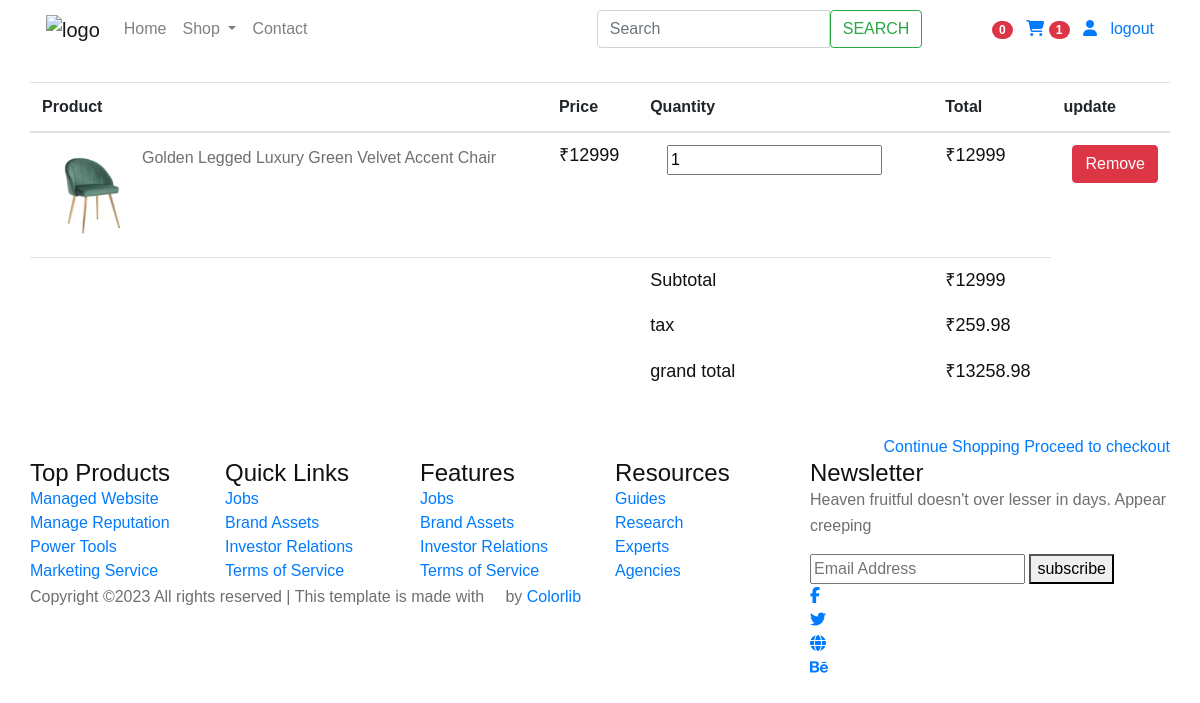
Screenshot of /cart/ (signed in) with the database file from the repository.
### cart/models.py (models this page shows)
class CartItem(models.Model):
  user = models.ForeignKey(Account, on_delete=models.CASCADE, null=True)
  product =models.ForeignKey(Product, on_delete=models.CASCADE)
  cart = models.ForeignKey(Cart, on_delete=models.CASCADE, null=True)
  variations = models.ManyToManyField(Variation, blank=True)
  quantity = models.IntegerField()
  is_active= models.BooleanField(default=True)
  price = models.IntegerField(default=1)
  def sub_total(self):
    return self.product.price * self.quantity

### store/models.py (models this page shows, shortened)
class Product(models.Model):
    product_name = models.CharField(max_length=200,unique=True)
    slug         = models.SlugField(max_length=200,unique=True)
    description  =models.TextField(max_length=500, blank=True)
    price        =models.IntegerField()
    images       =models.ImageField(upload_to='photos/products')
    stock        =models.IntegerField()
    is_available =models.BooleanField(default=True)
    category     =models.ForeignKey(Category, on_delete=models.CASCADE)
    created_date =models.DateTimeField(auto_now_add=True)
    modified_date=models.DateTimeField(auto_now=True)

### cart/views.py (the view, shortened to what this page needs)
# urls.py: path('', views.cart, name='cart'),
def cart(request, total=0, quantity=0, cart_items=None):
    tax = 0
    grand_total = 0
    if request.user.is_authenticated:
        try:
            cart= Cart.objects.get(user=request.user)
        except Cart.DoesNotExist:
            cart = Cart.objects.create(user=request.user)
        cart_items = CartItem.objects.filter(user=request.user, is_active=True)
    for cart_item in cart_items:
        total += cart_item.product.price * cart_item.quantity
        quantity += cart_item.quantity
    tax = round((2 * total) / 100, 2)
    grand_total = round(total + tax, 2)
    context = {
        'total': total,
        'quantity': quantity,
        'cart_items': cart_items,
        'tax': tax,
        'grand_total': grand_total,
    }
    return render(request, 'cart/cart.html', context)

### cart/context_processors.py (called while the page is built)
def counter(request):
    cart_count = 0
    if 'admin' in request.path:
        return {}
    else:
        try:
            cart = Cart.objects.filter(cart_id=_cart_id(request))
            if request.user.is_authenticated:
                cart_items = CartItem.objects.all().filter(user=request.user)
            else:
                cart_items = CartItem.objects.all().filter(cart=cart[:1])
            for cart_item in cart_items:
                cart_count += cart_item.quantity
        except Cart.DoesNotExist:
            cart_count = 0
    return dict(cart_count=cart_count)

### cart/views.py (called while the page is built)
def _cart_id(request):
    cart = request.session.session_key
    if not cart:
        cart = request.session.create()
    return cart

def _wishlist_id(request):
    wishlist = request.session.session_key
    if not wishlist:
        wishlist = request.session.create()
    return wishlist

### category/context_processors.py (called while the page is built)
def  menu_links(request):
    links=Category.objects.all()
    return {
       'links': links
    }

### category/models.py (called while the page is built)
    def get_url(self):
        return reverse('products_by_category', args=[ self.slug])

### store/context_processors.py (called while the page is built)
def wishlist_counter(request):
    wishlist_count = 0
    if 'admin' in request.path:
        return {}
    else:
        try:
            wishlist = Wishlist.objects.filter(wishlist_id=_wishlist_id(request))
            if request.user.is_authenticated:
                wishlist_items = WishlistItem.objects.all().filter(user=request.user)
            else:
                wishlist_items = WishlistItem.objects.all().filter(wishlist=wishlist[:1])
            for wishlist_item in wishlist_items:
                wishlist_count += 1
        except Wishlist.DoesNotExist:
            wishlist_count = 0
    return dict(wishlist_count=wishlist_count)

### templates/cart/cart.html (shortened to what this page needs)
{% extends 'base.html' %}
{% load static %}
{% block content %}
<body>
  <section class="cart_area padding_top">
    <div class="container">
      <div class="cart_inner">
        <div class="table-responsive">
          <table class="table">
            <thead>
              <tr>
                <th scope="col">Product</th>
                <th scope="col">Price</th>
                <th scope="col">Quantity</th>
                <th scope="col">Total</th>
                <th scope="col">update</th>
              </tr>
            </thead>
            <tbody>
            {% for cart_item in cart_items %}
              <tr>
                <td>
                  <div class="media">
                    <div class="d-flex">
                      <img src="{{cart_item.product.images.url}}" alt="" width="100" height="100">
                    </div>
                    <div class="media-body">
                      <p>{{cart_item.product.product_name}}</p>
                    </div>
                  </div>
                </td>
                <td>
                  <h5>₹{{cart_item.product.price}}</h5>
                </td>
                <td>
                  <div class="product_count">
                    <a href= "{% url 'remove_cart' cart_item.product.id cart_item.id  %}"class="input-number-decrement"> <i class="ti-angle-down"></i></a>
                    <input class="input-number" type="text" value="{{cart_item.quantity}}" min="0" max="10">
                    <a href = "{% url 'add_cart' cart_item.product.id %}" class="input-number-increment" type="button" id="button-plus"> <i class="ti-angle-up"></i></a>
                  </div>
                </td>
                <td>
                  <h5>₹{{cart_item.sub_total}}</h5>
                </td>
                <td class="text-right">
                  <a href="{% url 'remove_cart_item' cart_item.product.id cart_item.id %}" class="btn btn-danger"> Remove</a>
                </td>
              </tr>
            {% endfor %}
              <tr>
                <td></td>
                <td></td>
                <td>
                  <h5>Subtotal</h5><br>
                  <h5>tax</h5><br>
                  <h5>grand total</h5><br>
                </td>
                <td>
                  <h5>₹{{total}}</h5><br>
                  <h5>₹{{tax}}</h5><br>
                  <h5>₹{{grand_total}}</h5><br>
                </td>
                <br>
              </tr>
          </table>
          <div class="checkout_btn_inner float-right">
            <a class="btn_1" href="{% url 'store' %}">Continue Shopping</a>
            <a class="btn_1 checkout_btn_1" href="{% url 'checkout' %}">Proceed to checkout</a>
          </div>
        </div>
      </div>
  </section>
</body>
{% endblock %}

### adminpanel/static/css/style.css (style rules this page uses)
html, body { height: 100%; font-family: "Cairo", sans-serif; -webkit-font-smoothing: antialiased; font-smooth: antialiased; }
h1, h2, h3, h4, h5, h6 { margin: 0; color: #111111; font-weight: 400; font-family: "Cairo", sans-serif; }
h5 { font-size: 18px; }
p { font-size: 16px; font-family: "Cairo", sans-serif; color: #6f6f6f; font-weight: 400; line-height: 26px; margin: 0 0 15px 0; }
img { max-width: 100%; }
body { top:0!important; }
@media only screen and (min-width: 1200px) { .container { max-width: 1170px; } }

### rows the page displays
CartItem: product.images (picture), product.product_name "Golden Legged Luxury Green Velvet Accent Chair", product.price "12999", quantity "1", sub_total "12999"

### other values shown
{{ wishlist_count }} "0"
{{ cart_count }} "1"
{{ total }} "12999"
{{ tax }} "259.98"
{{ grand_total }} "13258.98"
